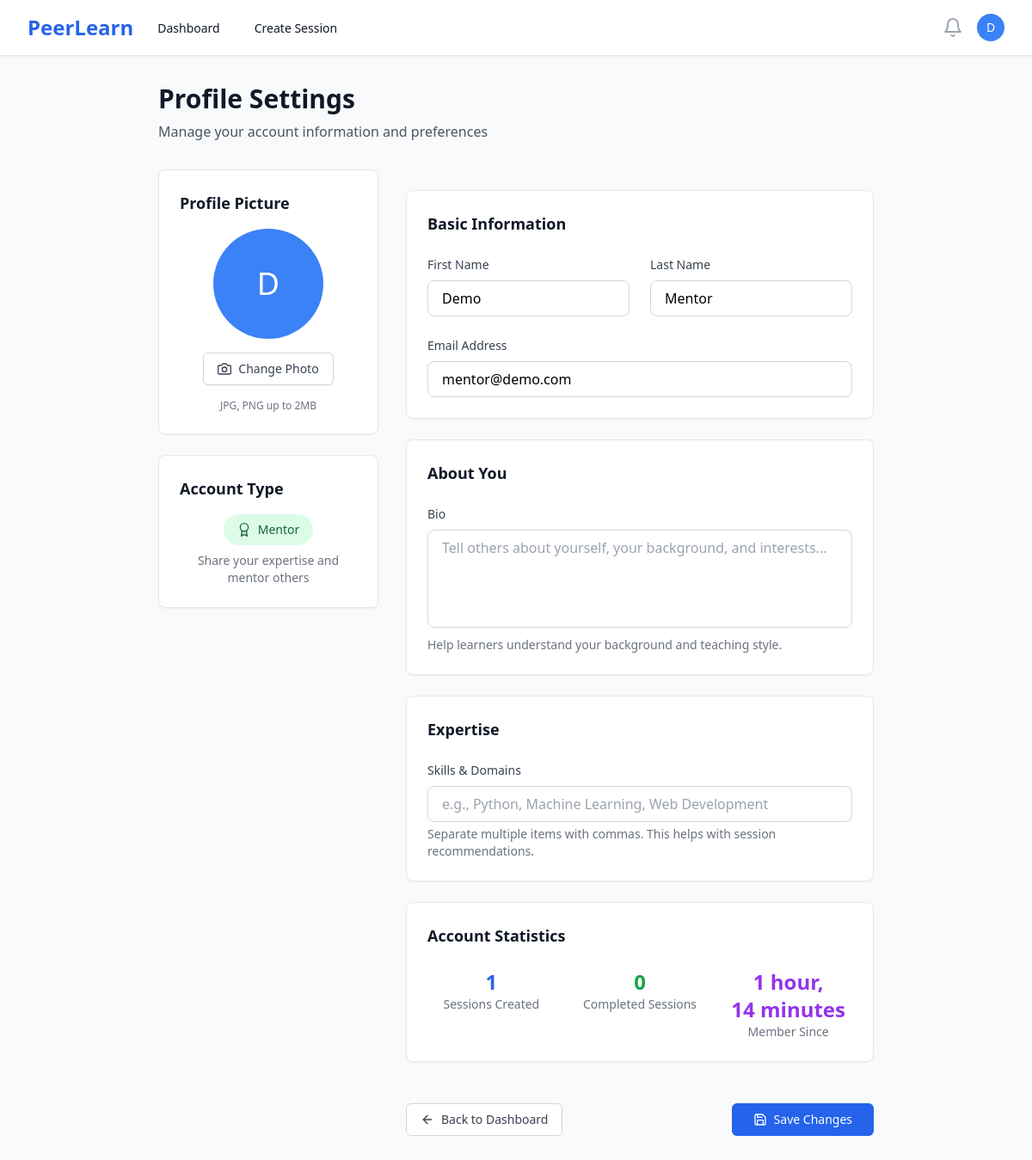
The page /profile/ (signed in) on the database its author committed.
### users/models.py (models this page shows, shortened)
class User(AbstractUser):
    ROLE_CHOICES = [
        ('mentor', 'Mentor'),
        ('learner', 'Learner'),
    ]
    id = models.UUIDField(primary_key=True, default=uuid.uuid4, editable=False)
    role = models.CharField(max_length=10, choices=ROLE_CHOICES, default='learner')
    bio = models.TextField(blank=True, null=True)
    skills = models.CharField(max_length=500, blank=True, help_text="Comma-separated skills for recommendation matching")
    interests = models.CharField(max_length=500, blank=True, help_text="Learning interests for AI recommendations")
    domain = models.CharField(max_length=100, blank=True, help_text="Learning domain/field")
    expertise = models.CharField(max_length=100, blank=True, help_text="Primary domain/area of expertise")
    career_goals = models.TextField(blank=True, help_text="Career aspirations for AI guidance")
    profile_image = models.ImageField(upload_to='profiles/', blank=True, null=True)
    password_reset_token = models.CharField(max_length=100, blank=True, null=True)
    password_reset_expires = models.DateTimeField(blank=True, null=True)
    created_at = models.DateTimeField(auto_now_add=True)
    updated_at = models.DateTimeField(auto_now=True)
    @property
    def is_mentor(self):
        return self.role == 'mentor'

### users/views.py (the view, shortened to what this page needs)
# urls.py: path('profile/', views.profile_view, name='profile'),
@login_required
def profile_view(request):
    if request.method == 'POST':
        form = UserProfileForm(request.POST, request.FILES, instance=request.user)
        if form.is_valid():
            form.save()
            messages.success(request, 'Profile updated successfully!')
            return redirect('profile')
    else:
        form = UserProfileForm(instance=request.user)
    if request.user.is_mentor:
        from sessions.models import Session
        completed_sessions_count = Session.objects.filter(
            mentor=request.user,
            status='completed'
        ).count()
        confirmed_bookings_count = 0
    context = {
        'form': form,
        'completed_sessions_count': completed_sessions_count,
        'confirmed_bookings_count': confirmed_bookings_count,
    }
    return render(request, 'profile.html', context)

### users/forms.py
class UserProfileForm(forms.ModelForm):
    class Meta:
        model = User
        fields = ('first_name', 'last_name', 'email', 'bio', 'expertise', 'profile_image')
        widgets = {
            'bio': forms.Textarea(attrs={'rows': 4}),
            'expertise': forms.TextInput(attrs={'placeholder': 'Enter skills separated by commas'}),
        }
    def __init__(self, *args, **kwargs):
        super().__init__(*args, **kwargs)
        for field_name, field in self.fields.items():
            field.widget.attrs['class'] = 'w-full px-4 py-2 border border-gray-300 rounded-lg focus:ring-2 focus:ring-blue-500 focus:border-transparent'

### templates/profile.html (shortened to what this page needs)
{% extends 'base.html' %}
{% block content %}
<div class="max-w-4xl mx-auto px-4 sm:px-6 lg:px-8 py-8">
    <div class="mb-8">
        <h1 class="text-3xl font-bold text-gray-900">Profile Settings</h1>
        <p class="mt-2 text-gray-600">Manage your account information and preferences</p>
    </div>
    <div class="grid grid-cols-1 lg:grid-cols-3 gap-8">
        <div class="lg:col-span-1">
            <div class="bg-white rounded-lg shadow-sm border border-gray-200 p-6">
                <h2 class="text-lg font-semibold text-gray-900 mb-4">Profile Picture</h2>
                <div class="text-center">
                    {% if user.profile_image %}
                        <img class="h-32 w-32 rounded-full mx-auto mb-4" src="{{ user.profile_image.url }}" alt="Profile picture">
                    {% else %}
                        <div class="h-32 w-32 rounded-full bg-blue-500 flex items-center justify-center mx-auto mb-4">
                            <span class="text-white text-4xl font-medium">{{ user.first_name|first|default:user.username|first }}</span>
                        </div>
                    {% endif %}
                    <div class="mb-4">
                        <label for="profile_image" class="cursor-pointer inline-flex items-center px-4 py-2 border border-gray-300 rounded-md shadow-sm text-sm font-medium text-gray-700 bg-white hover:bg-gray-50 focus:outline-none focus:ring-2 focus:ring-offset-2 focus:ring-blue-500">
                            <i data-feather="camera" class="h-4 w-4 mr-2"></i>
                            Change Photo
                        </label>
                    </div>
                    <p class="text-xs text-gray-500">
                        JPG, PNG up to 2MB
                    </p>
                </div>
            </div>
            <div class="mt-6 bg-white rounded-lg shadow-sm border border-gray-200 p-6">
                <h2 class="text-lg font-semibold text-gray-900 mb-4">Account Type</h2>
                <div class="text-center">
                    <div class="inline-flex items-center px-4 py-2 rounded-full text-sm font-medium
                                {% if user.is_mentor %}bg-green-100 text-green-800{% else %}bg-blue-100 text-blue-800{% endif %}">
                        {% if user.is_mentor %}
                            <i data-feather="award" class="h-4 w-4 mr-2"></i>
                            Mentor
                        {% else %}
                            <i data-feather="book-open" class="h-4 w-4 mr-2"></i>
                            Learner
                        {% endif %}
                    </div>
                    <p class="mt-2 text-sm text-gray-500">
                        {% if user.is_mentor %}
                            Share your expertise and mentor others
                        {% else %}
                            Learn from expert mentors
                        {% endif %}
                    </p>
                </div>
            </div>
        </div>
        <div class="lg:col-span-2">
            <form method="post" enctype="multipart/form-data" class="space-y-6">
                <div class="bg-white rounded-lg shadow-sm border border-gray-200 p-6">
                    <h2 class="text-lg font-semibold text-gray-900 mb-6">Basic Information</h2>
                    <div class="grid grid-cols-1 md:grid-cols-2 gap-6">
                        <div>
                            <label for="{{ form.first_name.id_for_label }}" class="block text-sm font-medium text-gray-700 mb-2">
                                First Name
                            </label>
                            <input type="text"
                                   id="{{ form.first_name.id_for_label }}"
                                   name="{{ form.first_name.name }}"
                                   value="{{ form.first_name.value|default:'' }}"
                                   class="w-full px-4 py-2 border border-gray-300 rounded-lg focus:ring-2 focus:ring-blue-500 focus:border-transparent">
                        </div>
                        <div>
                            <label for="{{ form.last_name.id_for_label }}" class="block text-sm font-medium text-gray-700 mb-2">
                                Last Name
                            </label>
                            <input type="text"
                                   id="{{ form.last_name.id_for_label }}"
                                   name="{{ form.last_name.name }}"
                                   value="{{ form.last_name.value|default:'' }}"
                                   class="w-full px-4 py-2 border border-gray-300 rounded-lg focus:ring-2 focus:ring-blue-500 focus:border-transparent">
                        </div>
                    </div>
                    <div class="mt-6">
                        <label for="{{ form.email.id_for_label }}" class="block text-sm font-medium text-gray-700 mb-2">
                            Email Address
                        </label>
                        <input type="email"
                               id="{{ form.email.id_for_label }}"
                               name="{{ form.email.name }}"
                               value="{{ form.email.value|default:'' }}"
                               class="w-full px-4 py-2 border border-gray-300 rounded-lg focus:ring-2 focus:ring-blue-500 focus:border-transparent">
                    </div>
                </div>
                <div class="bg-white rounded-lg shadow-sm border border-gray-200 p-6">
                    <h2 class="text-lg font-semibold text-gray-900 mb-6">About You</h2>
                    <div>
                        <label for="{{ form.bio.id_for_label }}" class="block text-sm font-medium text-gray-700 mb-2">
                            Bio
                        </label>
                        <textarea id="{{ form.bio.id_for_label }}"
                                  name="{{ form.bio.name }}"
                                  rows="4"
                                  class="w-full px-4 py-2 border border-gray-300 rounded-lg focus:ring-2 focus:ring-blue-500 focus:border-transparent resize-none"
                                  placeholder="Tell others about yourself, your background, and interests...">{{ form.bio.value|default:'' }}</textarea>
                        <p class="mt-1 text-sm text-gray-500">
                            {% if user.is_mentor %}
                                Help learners understand your background and teaching style.
                            {% else %}
                                Share your learning goals and interests.
                            {% endif %}
                        </p>
                    </div>
                </div>
                <div class="bg-white rounded-lg shadow-sm border border-gray-200 p-6">
                    <h2 class="text-lg font-semibold text-gray-900 mb-6">
                        {% if user.is_mentor %}Expertise{% else %}Interests{% endif %}
                    </h2>
                    <div>
                        <label for="{{ form.expertise.id_for_label }}" class="block text-sm font-medium text-gray-700 mb-2">
                            {% if user.is_mentor %}Skills & Domains{% else %}Learning Interests{% endif %}
                        </label>
                        <input type="text"
                               id="{{ form.expertise.id_for_label }}"
                               name="{{ form.expertise.name }}"
                               value="{{ form.expertise.value|default:'' }}"
                               class="w-full px-4 py-2 border border-gray-300 rounded-lg focus:ring-2 focus:ring-blue-500 focus:border-transparent"
                               placeholder="{% if user.is_mentor %}e.g., Python, Machine Learning, Web Development{% else %}e.g., Programming, Data Science, Design{% endif %}">
                        <p class="mt-1 text-sm text-gray-500">
                            Separate multiple items with commas. This helps with session recommendations.
                        </p>
                    </div>
                </div>
                <div class="bg-white rounded-lg shadow-sm border border-gray-200 p-6">
                    <h2 class="text-lg font-semibold text-gray-900 mb-6">Account Statistics</h2>
                    <div class="grid grid-cols-1 md:grid-cols-3 gap-6">
                        <div class="text-center">
                            <div class="text-2xl font-bold text-blue-600">
                                {% if user.is_mentor %}{{ user.mentor_sessions.count }}{% else %}{{ user.bookings.count }}{% endif %}
                            </div>
                            <div class="text-sm text-gray-500">
                                {% if user.is_mentor %}Sessions Created{% else %}Sessions Attended{% endif %}
                            </div>
                        </div>
                        <div class="text-center">
                            <div class="text-2xl font-bold text-green-600">
                                {% if user.is_mentor %}{{ completed_sessions_count }}{% else %}{{ confirmed_bookings_count }}{% endif %}
                            </div>
                            <div class="text-sm text-gray-500">
                                {% if user.is_mentor %}Completed Sessions{% else %}Confirmed Bookings{% endif %}
                            </div>
                        </div>
                        <div class="text-center">
                            <div class="text-2xl font-bold text-purple-600">{{ user.date_joined|timesince }}</div>
                            <div class="text-sm text-gray-500">Member Since</div>
                        </div>
                    </div>
                </div>
                <div class="flex justify-between pt-6">
                    <a href="{% if user.is_mentor %}{% url 'mentor_dashboard' %}{% else %}{% url 'learner_dashboard' %}{% endif %}"
                       class="inline-flex items-center px-4 py-2 border border-gray-300 text-sm font-medium rounded-md text-gray-700 bg-white hover:bg-gray-50 focus:outline-none focus:ring-2 focus:ring-offset-2 focus:ring-blue-500">
                        <i data-feather="arrow-left" class="h-4 w-4 mr-2"></i>
                        Back to Dashboard
                    </a>
                    <button type="submit"
                            class="inline-flex items-center px-6 py-2 border border-transparent text-sm font-medium rounded-md text-white bg-blue-600 hover:bg-blue-700 focus:outline-none focus:ring-2 focus:ring-offset-2 focus:ring-blue-500">
                        <i data-feather="save" class="h-4 w-4 mr-2"></i>
                        Save Changes
                    </button>
                </div>
            </form>
        </div>
    </div>
</div>
{% endblock %}

### templates/base.html (shortened to what this page needs)
<!DOCTYPE html>
<html lang="en" class="h-full bg-gray-50">
<head>
    <script src="https://cdn.tailwindcss.com"></script>
</head>
<body class="h-full">
    {% if user.is_authenticated %}
    <nav class="bg-white shadow-sm border-b border-gray-200" x-data="{ mobileMenuOpen: false }">
        <div class="max-w-7xl mx-auto px-4 sm:px-6 lg:px-8">
            <div class="flex justify-between h-16">
                <div class="flex">
                    <div class="flex-shrink-0 flex items-center">
                        <a href="{% url 'landing' %}" class="text-2xl font-bold text-blue-600">PeerLearn</a>
                    </div>
                    <div class="hidden sm:ml-6 sm:flex sm:space-x-8">
                        {% if user.is_mentor %}
                            <a href="{% url 'mentor_dashboard' %}" class="border-transparent text-gray-900 hover:text-blue-600 inline-flex items-center px-1 pt-1 border-b-2 text-sm font-medium">
                                Dashboard
                            </a>
                            <a href="{% url 'create_session' %}" class="border-transparent text-gray-900 hover:text-blue-600 inline-flex items-center px-1 pt-1 border-b-2 text-sm font-medium">
                                Create Session
                            </a>
                        {% endif %}
                    </div>
                </div>
                <div class="hidden sm:ml-6 sm:flex sm:items-center">
                    <button type="button" class="bg-white p-1 rounded-full text-gray-400 hover:text-gray-500 focus:outline-none focus:ring-2 focus:ring-offset-2 focus:ring-blue-500">
                        <i data-feather="bell" class="h-6 w-6"></i>
                    </button>
                    <div class="ml-3 relative" x-data="{ open: false }">
                        <div>
                            <button @click="open = !open" type="button" class="bg-white rounded-full flex text-sm focus:outline-none focus:ring-2 focus:ring-offset-2 focus:ring-blue-500" id="user-menu-button">
                                <div class="h-8 w-8 rounded-full bg-blue-500 flex items-center justify-center">
                                    <span class="text-white text-sm font-medium">{{ user.first_name|first|default:user.username|first }}</span>
                                </div>
                            </button>
                        </div>
                    </div>
                </div>
            </div>
        </div>
    </nav>
    {% endif %}
    <main class="{% if user.is_authenticated %}pt-0{% else %}pt-0{% endif %}">
        {% block content %}{% endblock %}
    </main>
</body>
</html>

### rows shown on the page
User: first_name|first "D", first_name "Demo", last_name "Mentor", email "mentor@demo.com", mentor_sessions.count "1", date_joined "1 hour, 14 minutes"

### other values the page prints
{{ completed_sessions_count }} "0"
